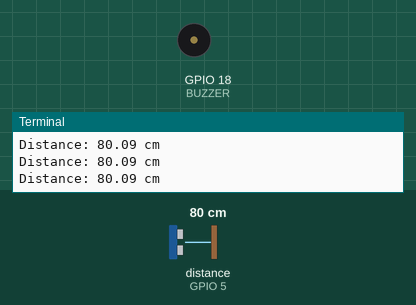
Bench run of a program on a simulated Raspberry Pi (BCM pin numbers). On the bench: buzzer (waves = sounding, pin HIGH), the last lines printed to the terminal. Inputs (shaded band) come from the test bench; at power-on: distance to the obstacle (sensor on GPIO 5) 80 cm. The echo pulse lasts 58.3 µs per cm; the clock reads 2024-03-15 10:24:30 at power-on unless the program sets it; pins used as bus, display or sensor lines are not drawn.

Above: at 1.2 s.
1.3 s: distance to the obstacle (sensor on GPIO 5) set to 32 cm
2.8 s: distance to the obstacle (sensor on GPIO 5) set to 27 cm
At 3.5 s:
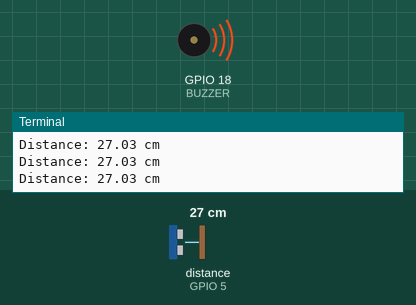
Timing chart, 0 to 5.8 s (numbered marks = the images above; inputs shaded):
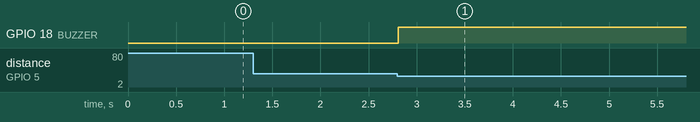

Measured:
- the behaviour switches between 30 and 29 cm on distance to the obstacle (sensor on GPIO 5) (found by bisection; images 0 and 1)
- after the input at 2.8 s, GPIO 18 (BUZZER): LOW → HIGH at once

The program:

09c-keypad-piezo-buzzer-us-code.py
```python
import RPi.GPIO as GPIO
import time

# GPIO pin definitions for ultrasonic sensor
TRIG = 6
ECHO = 5

# GPIO pin definitions for keypad
L1 = 24
L2 = 25
L3 = 8
L4 = 7
C1 = 12
C2 = 16
C3 = 20
C4 = 21

# GPIO pin for the buzzer
BUZZER = 18

# The PIN code to stop the alarm
PIN_CODE = "1234"

# Alarm state
alarm_active = False
input_code = ""

# Distance threshold for triggering the alarm (in cm)
DISTANCE_THRESHOLD = 30

# Initialize GPIO
GPIO.setwarnings(False)
GPIO.setmode(GPIO.BCM)

# Setup ultrasonic sensor GPIO pins
GPIO.setup(TRIG, GPIO.OUT)
GPIO.setup(ECHO, GPIO.IN)

# Setup keypad GPIO pins
GPIO.setup([L1, L2, L3, L4], GPIO.OUT)
GPIO.setup([C1, C2, C3, C4], GPIO.IN, pull_up_down=GPIO.PUD_DOWN)

# Setup buzzer GPIO pin
GPIO.setup(BUZZER, GPIO.OUT)

def buzz(state):
    """Turn the buzzer on or off."""
    GPIO.output(BUZZER, state)

def measure_distance():
    """Measure distance using the ultrasonic sensor."""
    # Send a 10us pulse to the TRIG pin
    GPIO.output(TRIG, True)
    time.sleep(0.00001)
    GPIO.output(TRIG, False)

    # Wait for the ECHO pin to go HIGH
    while GPIO.input(ECHO) == 0:
        pulse_start = time.time()

    # Wait for the ECHO pin to go LOW
    while GPIO.input(ECHO) == 1:
        pulse_end = time.time()

    # Calculate the distance based on the time of the echo
    pulse_duration = pulse_end - pulse_start
    distance = pulse_duration * 17150  # Speed of sound: 34300 cm/s
    distance = round(distance, 2)
    return distance

def read_line(line, characters):
    """Read input from the keypad."""
    global input_code, alarm_active

    GPIO.output(line, GPIO.HIGH)
    if GPIO.input(C1) == 1:
        process_key(characters[0])
    if GPIO.input(C2) == 1:
        process_key(characters[1])
    if GPIO.input(C3) == 1:
        process_key(characters[2])
    if GPIO.input(C4) == 1:
        process_key(characters[3])
    GPIO.output(line, GPIO.LOW)

def process_key(key):
    """Handle key press events."""
    global input_code, alarm_active

    if alarm_active:
        print(f"Key pressed: {key}")
        input_code += key

        if len(input_code) >= len(PIN_CODE):
            if input_code == PIN_CODE:
                print("Correct PIN entered. Alarm deactivated.")
                buzz(False)
                alarm_active = False
            else:
                print("Incorrect PIN. Try again.")
            input_code = ""

try:
    print("System initialized. Monitoring for motion...")

    while True:
        # Measure distance
        distance = measure_distance()
        print(f"Distance: {distance} cm")

        if distance < DISTANCE_THRESHOLD and not alarm_active:
            print("Motion detected! Alarm triggered!")
            buzz(True)
            alarm_active = True

        if alarm_active:
            # Check keypad for PIN entry
            read_line(L1, ["1", "2", "3", "A"])
            read_line(L2, ["4", "5", "6", "B"])
            read_line(L3, ["7", "8", "9", "C"])
            read_line(L4, ["*", "0", "#", "D"])

        time.sleep(0.1)

except KeyboardInterrupt:
    print("\nApplication stopped!")

finally:
    GPIO.cleanup()
```
